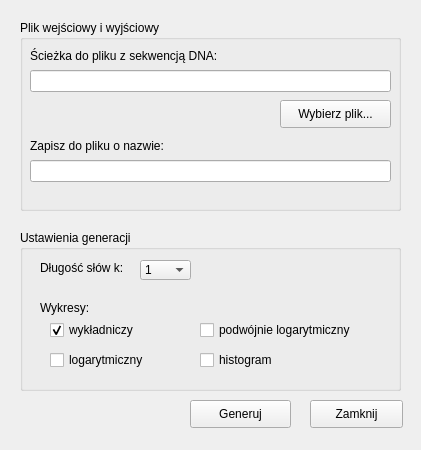
<?xml version="1.0" encoding="UTF-8"?>
<ui version="4.0">
 <class>MainWindow</class>
 <widget class="QMainWindow" name="MainWindow">
  <property name="enabled">
   <bool>true</bool>
  </property>
  <property name="geometry">
   <rect>
    <x>0</x>
    <y>0</y>
    <width>421</width>
    <height>450</height>
   </rect>
  </property>
  <property name="sizePolicy">
   <sizepolicy hsizetype="Preferred" vsizetype="Preferred">
    <horstretch>0</horstretch>
    <verstretch>0</verstretch>
   </sizepolicy>
  </property>
  <property name="minimumSize">
   <size>
    <width>421</width>
    <height>450</height>
   </size>
  </property>
  <property name="maximumSize">
   <size>
    <width>421</width>
    <height>450</height>
   </size>
  </property>
  <property name="windowTitle">
   <string>Zipf DNA Distribution</string>
  </property>
  <property name="autoFillBackground">
   <bool>false</bool>
  </property>
  <property name="animated">
   <bool>true</bool>
  </property>
  <widget class="QWidget" name="centralwidget">
   <property name="sizePolicy">
    <sizepolicy hsizetype="Preferred" vsizetype="Preferred">
     <horstretch>0</horstretch>
     <verstretch>0</verstretch>
    </sizepolicy>
   </property>
   <property name="maximumSize">
    <size>
     <width>16777215</width>
     <height>16777215</height>
    </size>
   </property>
   <widget class="QPushButton" name="closeButton">
    <property name="geometry">
     <rect>
      <x>310</x>
      <y>400</y>
      <width>93</width>
      <height>28</height>
     </rect>
    </property>
    <property name="text">
     <string>Zamknij</string>
    </property>
   </widget>
   <widget class="QPushButton" name="generateButton">
    <property name="geometry">
     <rect>
      <x>190</x>
      <y>400</y>
      <width>101</width>
      <height>28</height>
     </rect>
    </property>
    <property name="text">
     <string>Generuj</string>
    </property>
   </widget>
   <widget class="QGroupBox" name="settingsGroupBox">
    <property name="geometry">
     <rect>
      <x>20</x>
      <y>230</y>
      <width>381</width>
      <height>161</height>
     </rect>
    </property>
    <property name="title">
     <string>Ustawienia generacji</string>
    </property>
    <widget class="QCheckBox" name="expCheckBox">
     <property name="geometry">
      <rect>
       <x>30</x>
       <y>90</y>
       <width>111</width>
       <height>20</height>
      </rect>
     </property>
     <property name="text">
      <string>wykładniczy</string>
     </property>
     <property name="checked">
      <bool>true</bool>
     </property>
    </widget>
    <widget class="QCheckBox" name="dLogCheckBox_2">
     <property name="geometry">
      <rect>
       <x>180</x>
       <y>90</y>
       <width>191</width>
       <height>20</height>
      </rect>
     </property>
     <property name="text">
      <string>podwójnie logarytmiczny</string>
     </property>
    </widget>
    <widget class="QCheckBox" name="histCheckBox">
     <property name="geometry">
      <rect>
       <x>180</x>
       <y>120</y>
       <width>191</width>
       <height>20</height>
      </rect>
     </property>
     <property name="text">
      <string>histogram</string>
     </property>
    </widget>
    <widget class="QCheckBox" name="logCheckBox">
     <property name="geometry">
      <rect>
       <x>30</x>
       <y>120</y>
       <width>111</width>
       <height>20</height>
      </rect>
     </property>
     <property name="text">
      <string>logarytmiczny</string>
     </property>
    </widget>
    <widget class="QLabel" name="kLabel">
     <property name="geometry">
      <rect>
       <x>20</x>
       <y>30</y>
       <width>111</width>
       <height>16</height>
      </rect>
     </property>
     <property name="text">
      <string>Długość słów k:</string>
     </property>
    </widget>
    <widget class="QComboBox" name="kComboBox">
     <property name="geometry">
      <rect>
       <x>120</x>
       <y>30</y>
       <width>51</width>
       <height>20</height>
      </rect>
     </property>
     <item>
      <property name="text">
       <string>1</string>
      </property>
     </item>
     <item>
      <property name="text">
       <string>2</string>
      </property>
     </item>
     <item>
      <property name="text">
       <string>3</string>
      </property>
     </item>
     <item>
      <property name="text">
       <string>4</string>
      </property>
     </item>
     <item>
      <property name="text">
       <string>5</string>
      </property>
     </item>
     <item>
      <property name="text">
       <string>6</string>
      </property>
     </item>
     <item>
      <property name="text">
       <string>7</string>
      </property>
     </item>
     <item>
      <property name="text">
       <string>8</string>
      </property>
     </item>
     <item>
      <property name="text">
       <string>9</string>
      </property>
     </item>
     <item>
      <property name="text">
       <string>10</string>
      </property>
     </item>
    </widget>
    <widget class="QLabel" name="pLabel">
     <property name="geometry">
      <rect>
       <x>20</x>
       <y>70</y>
       <width>111</width>
       <height>16</height>
      </rect>
     </property>
     <property name="text">
      <string>Wykresy:</string>
     </property>
    </widget>
   </widget>
   <widget class="QGroupBox" name="fileGroupBox">
    <property name="geometry">
     <rect>
      <x>20</x>
      <y>20</y>
      <width>381</width>
      <height>191</height>
     </rect>
    </property>
    <property name="title">
     <string>Plik wejściowy i wyjściowy</string>
    </property>
    <widget class="QPushButton" name="browseButton">
     <property name="geometry">
      <rect>
       <x>260</x>
       <y>80</y>
       <width>111</width>
       <height>28</height>
      </rect>
     </property>
     <property name="text">
      <string>Wybierz plik...</string>
     </property>
    </widget>
    <widget class="QLineEdit" name="iLineEdit">
     <property name="geometry">
      <rect>
       <x>10</x>
       <y>50</y>
       <width>361</width>
       <height>22</height>
      </rect>
     </property>
    </widget>
    <widget class="QLineEdit" name="oLineEdit">
     <property name="geometry">
      <rect>
       <x>10</x>
       <y>140</y>
       <width>361</width>
       <height>22</height>
      </rect>
     </property>
     <property name="text">
      <string/>
     </property>
    </widget>
    <widget class="QLabel" name="oLabel">
     <property name="geometry">
      <rect>
       <x>10</x>
       <y>110</y>
       <width>201</width>
       <height>31</height>
      </rect>
     </property>
     <property name="text">
      <string>Zapisz do pliku o nazwie:</string>
     </property>
    </widget>
    <widget class="QLabel" name="iLabel">
     <property name="geometry">
      <rect>
       <x>10</x>
       <y>20</y>
       <width>201</width>
       <height>31</height>
      </rect>
     </property>
     <property name="text">
      <string>Ścieżka do pliku z sekwencją DNA:</string>
     </property>
    </widget>
   </widget>
   <zorder>fileGroupBox</zorder>
   <zorder>settingsGroupBox</zorder>
   <zorder>closeButton</zorder>
   <zorder>generateButton</zorder>
  </widget>
 </widget>
 <resources/>
 <connections/>
</ui>
